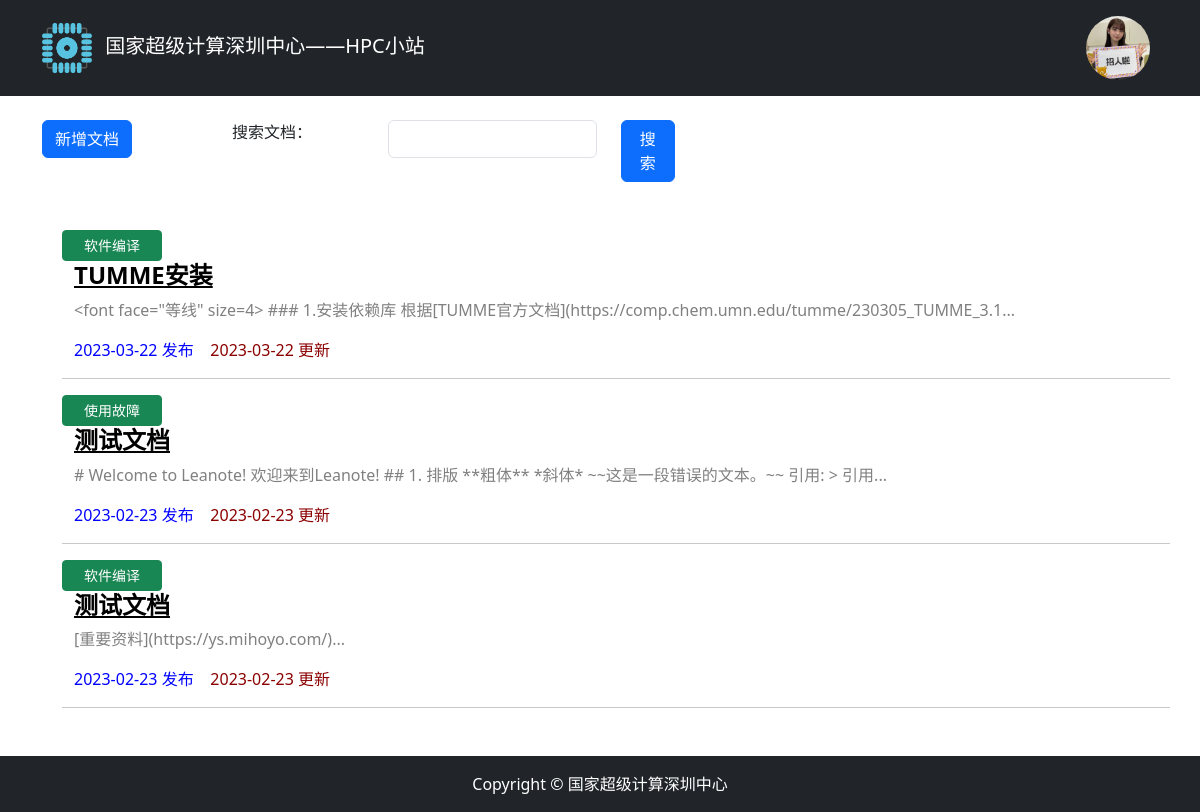
Screenshot of /document/document-list (signed in) with the database file from the repository.
### userprofile/models.py (models this page shows, shortened)
class Profile(models.Model):
    user = models.OneToOneField(User, on_delete=models.CASCADE, related_name='profile')
    real_name = models.CharField(max_length=40,blank=True)
    department = models.CharField(max_length=40,blank=True)
    position = models.CharField(max_length=40,blank=True)
    college = models.CharField(max_length=40,blank=True)
    avatar = models.ImageField(upload_to='avatar/%Y%m%d/', blank=True)
    bio = models.TextField(max_length=500, blank=True)
    is_engineer = models.BooleanField(default=False)

### document/models.py (models this page shows, shortened)
class DocumentPost(models.Model):
    author = models.ForeignKey(User, on_delete=models.CASCADE )
    title = models.CharField(max_length=100 )
    body = models.TextField()
    created_at = models.DateTimeField(default=timezone.now)
    doc_type = models.CharField(max_length=100)
    updated_at = models.DateTimeField(auto_now=True)
    class Meta:
        ordering = ('-created_at',)

### document/views.py (the view)
# urls.py: path('document-list', views.document_list, name='document_list'),
def document_list(request):
    document_list = DocumentPost.objects.all()
    context = {'documents': document_list}
    print(document_list[0].doc_type)
    return render(request, 'document/document_list.html',context)

### templates/document/document_list.html (shortened to what this page needs)
{% extends "base.html" %}
{% load static %}
{% block content %}
<br>
<div class="container">
    <div class="row ">
		<div class="col-sm-2">
			{% if user.is_authenticated %}
				<a href="{% url 'document:document_create' %}" class="btn btn-primary">新增文档</a>
			{% endif %}
		</div>
		<div class="col-sm-8 row">
			<form action="{% url 'document:document_search' %}" method="get" class="col-sm-8 row">
				<label for="search-input" class="col-sm-4">搜索文档：</label>
				<div class="col-sm-6	">
					<input type="text" class="form-control" id="search-input" name="q" value="{{ query }}">
				</div>
				<div class="form-group, col-sm-2">
					<button type="submit" class="btn btn-primary">搜索</button>
				</div>
			</form>
		</div>
	</div>
</div>
<br>
<br>
<div class="container">
	{% if documents %}
		<ul>
			{% for document in documents %}
			<div class="row">
				<button type="button" class="btn btn-sm md btn-success" style="width: 100px;">{{ document.doc_type }}</button>
				<h4>
					<b>
						<a href="{% url 'document:document_detail' document.id %}"
						style="color: black;"
						>
							{{ document.title }}
						</a>
					</b>
				</h4>
				<div>
					<p style="color: gray;">
						{{ document.body|slice:'100' }}...
					</p>
				</div>
				<p>
					<span style="color: blue;">
						{{ document.created_at|date:'Y-m-d' }} 发布&nbsp;&nbsp;&nbsp;
					</span>
					<span style="color: darkred;">
						{{ document.updated_at|date:'Y-m-d' }} 更新
					</span>
				</p>
				<hr>
			</div>
			{% endfor %}
		</ul>
	{% else %}
		<p>没有找到匹配的文档。</p>
	{% endif %}
</div>
{% endblock content %}

### templates/base.html (shortened to what this page needs)
{% load static %}
<!DOCTYPE html>
<html lang="zh-cn">
<head>
    <link href="https://cdn.jsdelivr.net/npm/bootstrap@5.3.0-alpha1/dist/css/bootstrap.min.css" rel="stylesheet">
    <link rel="stylesheet" href="{% static 'md_css/monokai.css' %}">
</head>
<body>
    {% include 'header.html' %}
    {% block content %}{% endblock content %}
    {% include 'footer.html' %}
</body>
</html>

### templates/header.html
{% load static %}
<nav class="navbar navbar-expand-lg navbar-dark bg-dark">
    <div class="container">
        <a class="navbar-brand" href="{% url 'mainpage:index' %}">
            <img src="{%static 'png/logo.png' %}" alt="logo" class="d-inline-block align-text-center  me-2" width="50" height="50">
            国家超级计算深圳中心——HPC小站</a>
        <div>
            <ul class="navbar-nav">
                {% if user.is_authenticated %}
                    {% if user.profile.avatar %}
                        <li class="nav-item ml-md-auto">
                            <a class="nav-link d-block" href="{% url 'userprofile:display' user.id %}" style="width: 80px;height: 80px;"><img src="{{ user.profile.avatar.url }}" alt="暂无头像" style="max-width: 100%; border-radius: 50%;" class="d-inline-block align-text-center"></a>
                        </li>
                    {% else %}
                        <li class="nav-item ml-md-auto">
                            <a class="nav-link d-block" href="{% url 'userprofile:display' user.id %}" style="width: 80px;height: 80px;">{{ user.username }}</a>
                        </li>
                    {% endif %}
                {% else %}
                <li class="nav-item">
                    <a class="nav-link" href="{% url 'userprofile:login' %}">登录</a>
                </li>
                {% endif %}
            </ul>
    </div>
</nav>

### templates/footer.html
{% load static %}
<div>
    <br><br><br>
</div>
<footer class="py-3 bg-dark fixed-bottom">
    <div class="container">
        <p class="m-0 text-center text-white">Copyright &copy; 国家超级计算深圳中心</p>
    </div>
</footer>

### rows the page displays
DocumentPost: doc_type "软件编译", title "TUMME安装", body "<font face=\"等线\" size=4> ### 1.安装依赖库 根据[TUMME官方文档](https://comp.chem.umn.edu/tumme/230305_TUMME_3.1", created_at "2023-03-22", updated_at "2023-03-22"
DocumentPost: doc_type "使用故障", title "测试文档", body "# Welcome to Leanote! 欢迎来到Leanote! ## 1. 排版 **粗体** *斜体* ~~这是一段错误的文本。~~ 引用: > 引用", created_at "2023-02-23", updated_at "2023-02-23"
DocumentPost: doc_type "软件编译", title "测试文档", body "[重要资料](https://ys.mihoyo.com/)", created_at "2023-02-23", updated_at "2023-02-23"
